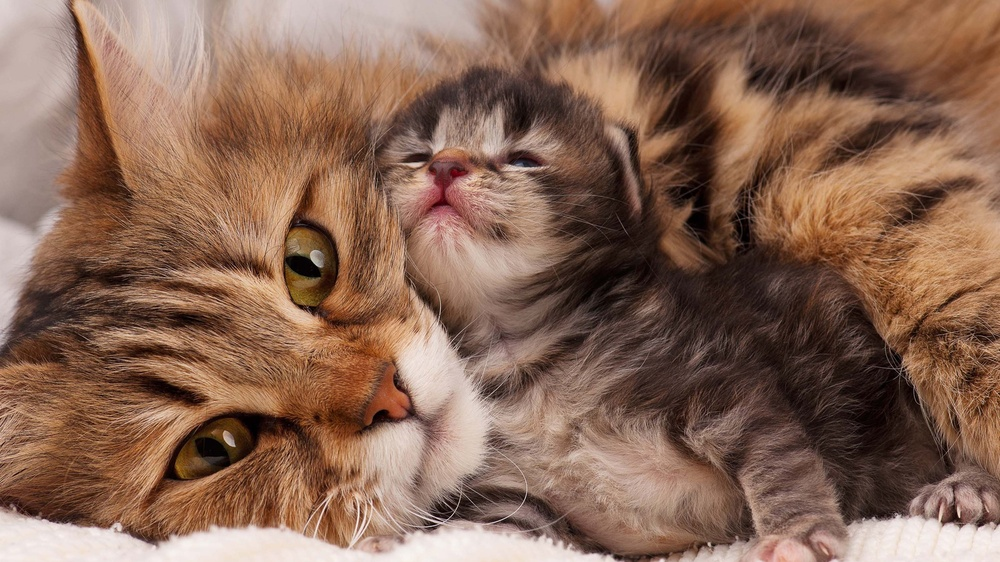
#> input picture cats.jpg, 1000 x 562 px, shrunk from 3200 x 1800 before the run
$ python image_encryption.py
#> lines starting #> are read from the running program, lines starting #| are printed output that depends on the picture
#encrypting/decrypting images
from PIL import Image
import numpy as np

def encrypt(path,value,save_path):
    try:
        image = Image.open(path)
    except IOError: #handling the case of a wrong path
        print(f"Error: Unable to open image at path {path}. Please check the path and try again.")
        return None
    image_array=np.array(image) #converting to an array
    pixel=image_array.copy() #copying image_array to pixel
    if len(image_array.shape) == 3:  # RGB image
        height, width, _ = image_array.shape #getting the dimensions
        channel=3
    else:  # Grayscale image
        height, width = image_array.shape
        channel=1
    for x in range(width):
        for y in range(height):
            #mathematical operations:
            new_x=int((x+value)%width)
            new_y=int((y-value)%height)
            # xor operations:
            new_y = new_y ^ value
            new_y = new_y % height
            new_x = new_x ^ value
            new_x = new_x % width
            #swaping pixels:
            if channel==3:
                pixel[y, x,:] = image_array[new_y, new_x,:]
            else:
                pixel[y, x] = image_array[new_y, new_x]
    #saving the encrypted image:
    new_image=Image.fromarray(pixel.astype('uint8')) #converting the array to an image
    new_image.save(save_path)
    return new_image

def decrypt(path,value,save_path):
    try:
        image = Image.open(path)
    except IOError:
        print(f"Error: Unable to open image at path {path}. Please check the path and try again.")
        return None
    image_array=np.array(image)
    pixel=image_array.copy()
    if len(image_array.shape) == 3:  # RGB image
        height, width, _ = image_array.shape
        channel=3
    else:  # Grayscale image
        height, width = image_array.shape
        channel=1
    for x in range(width):
        for y in range(height):
            # xor operations:
            new_y = y ^ value
            new_y = new_y % height
            new_x = x ^ value
            new_x = new_x % width
            #mathematical operations:
            new_x=int(((new_x-value)%width+width)%width)
            new_y=int(((new_y+value)%height+height)%height)
            #swaping pixels:
            if channel==3: #RGB
              pixel[y,x,:]=image_array[new_y,new_x,:]
            else:#GrayScale
                pixel[y,x]=image_array[new_y,new_x]
   #saving the decrypted image:
    new_image=Image.fromarray(pixel.astype('uint8'))
    new_image.save(save_path)
    return new_image
#taking the user's input:
path=input("enter the image's path:")
#> the answer given: cats.jpg
key=int(input("enter the encryption/decryption key: "))
#> the answer given: 3
save_path=input("enter the path to save the final image: ")
#> the answer given: out.png
choice=int(input("do you want to encrypt (enter 1) or decrypt (enter 2)"))
#> the answer given: 1
while choice!=1 and choice!=2: #handling the user's input
    choice=input("enter 1 or 2: ")
if choice==1:
    new_image = encrypt(path,key,save_path)
#> in encrypt, image is the input picture: PIL image 1000x562 RGB; mean R, G, B 136.4, 102.6, 84.7
#> after the loop in encrypt, `for x in range(width):`:
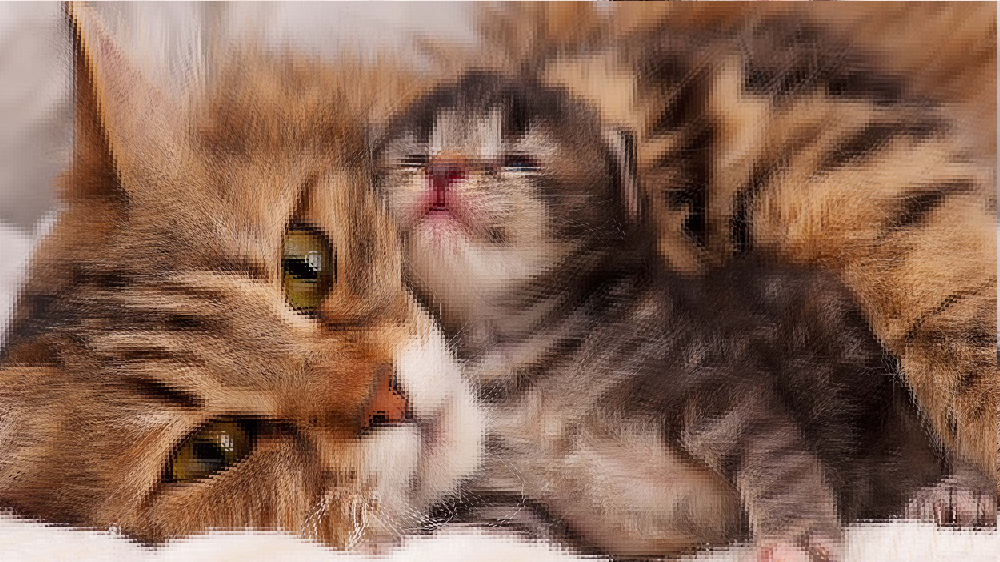
#> pixel: shape (562, 1000, 3); mean R, G, B 136.3, 102.4, 84.5
    if new_image is not None:
        new_image.show() #opening the encrypted image
elif choice==2:
    new_image = decrypt(path,key,save_path)
    if new_image is not None:
        new_image.show() #opening the decrypted image
